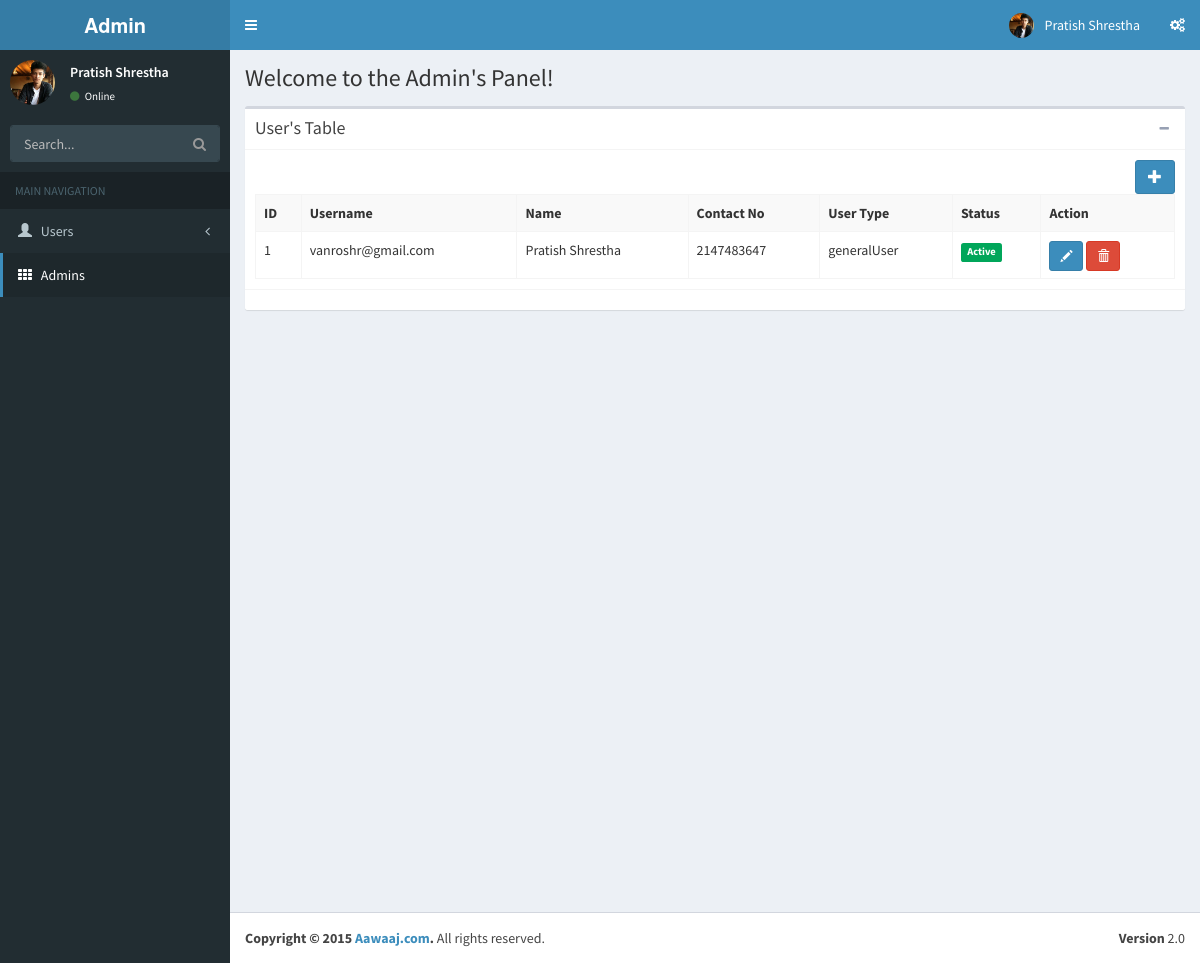
Page /admin/index.php on the earlier database version.
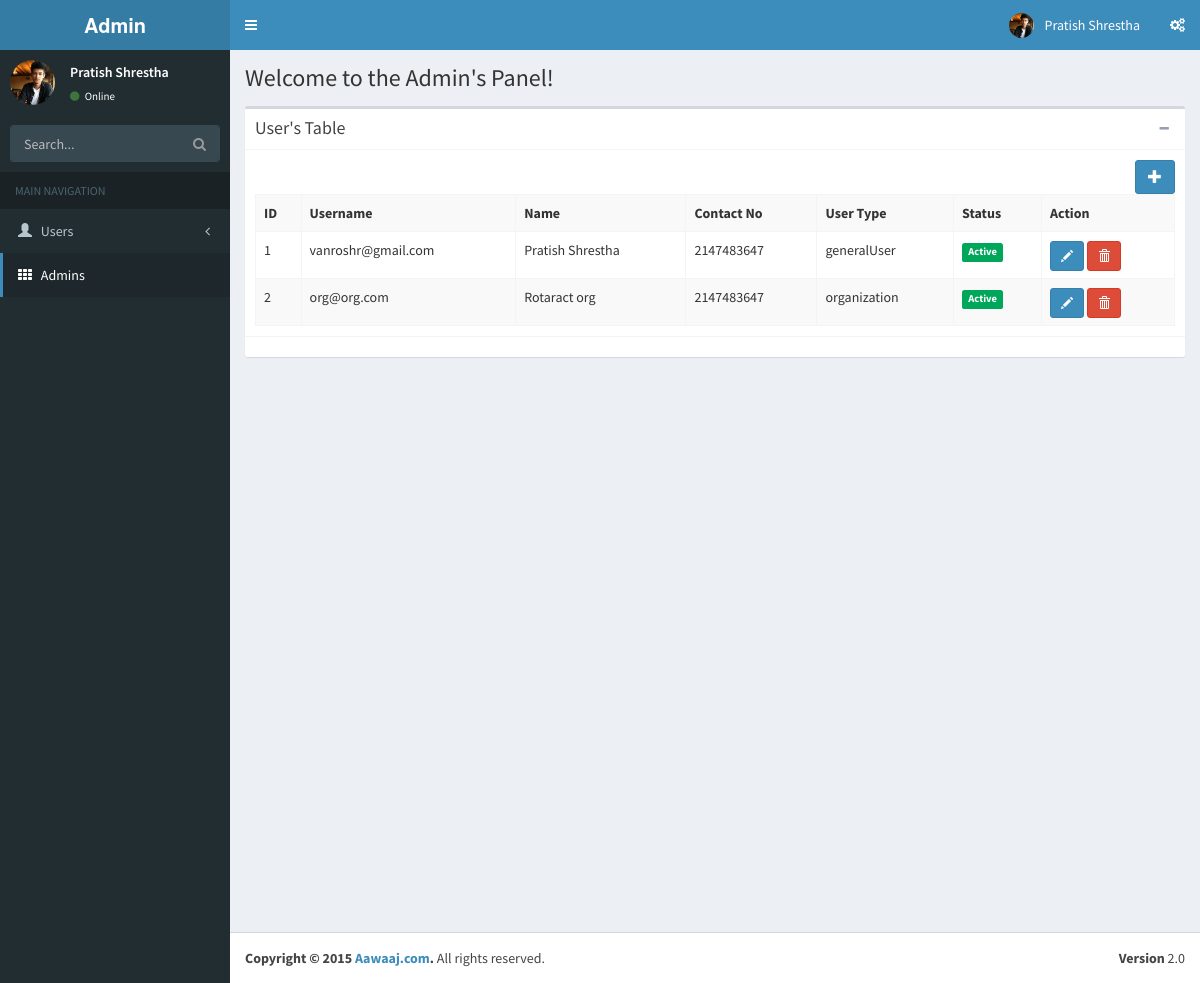
Same page on the later database version.
### tables this page shows
CREATE TABLE IF NOT EXISTS `user` (
  `user_id` int(11) NOT NULL AUTO_INCREMENT,
  `user_name` varchar(30) NOT NULL,
  `first_name` varchar(20) NOT NULL,
  `last_name` varchar(20) NOT NULL,
  `contact_number` int(30) NOT NULL,
  `user_type` enum('generalUser','organization','welfare') NOT NULL,
  `user_status` tinyint(1) NOT NULL,
  `user_hash` varchar(255) DEFAULT NULL,
  PRIMARY KEY (`user_id`),
  UNIQUE KEY `user_name` (`user_name`)
);

### config/routes.php (called while the page is built)
<?php
	$routes['users'] = 'AdminUserController';
	$routes['general'] = 'GeneralUserController';
	$routes['org'] = 'OrganizationController';
	$routes['welf'] = 'WelfareController';
	$routes['fund'] = 'FundController';
?>

### admin/views/admin/container.php (called while the page is built)
<?php
include_once(ROOT_PATH."admin/views/admin/header.php");
include_once(ROOT_PATH."admin/views/admin/".$view_page.".php");
include_once(ROOT_PATH."admin/views/admin/footer.php");

### admin/system/repository/userrepository.class.php (called while the page is built, shortened)
<?php
	class UserRepository{
		private $db;
		public function __construct(){
			$this->db = new DBConnection();
		}
		public function get_all(){
			$user_list = array();
			$this->db->connect();
			$sql = "SELECT * FROM user";
			$result = $this->db->fetchquery($sql);
			while($row = $result->fetch_assoc()){
				$user = new User();
				$user->set_user_id($row['user_id']);
				$user->set_user_name($row['user_name']);
				$user->set_first_name($row['first_name']);
				$user->set_last_name($row['last_name']);
				$user->set_contact_number($row['contact_number']);
				$user->set_user_type($row['user_type']);
				$user->set_user_status($row['user_status']);
				array_push($user_list,$user);
			}
			return $user_list;
		}
	}
?>

### admin/system/dbUtil/dbconnection.class.php (called while the page is built, shortened)
<?php
	class DBConnection{
		private $conn;
		public function connect(){
			$this->conn = new mysqli(HOSTNAME,USERNAME,PASSWORD,DATABASE);
		}
		public function fetchquery($sql){
			return $this->conn->query($sql);
		}
	}
?>

### admin/system/model/user.class.php (called while the page is built, shortened)
<?php
	class User{
		private $user_id;
		private $user_name;
		private $first_name;
		private $last_name;
		private $contact_number;
		private $user_type;
		private $user_status;
		public function get_user_id(){
			return $this->user_id;
		}
		public function set_user_id($user_id){
			$this->user_id = $user_id;
		}
		public function get_user_name(){
			return $this->user_name;
		}
		public function set_user_name($user_name){
			$this->user_name = $user_name;
		}
		public function get_first_name(){
			return $this->first_name;
		}
		public function set_first_name($first_name){
			$this->first_name = $first_name;
		}
		public function get_last_name(){
			return $this->last_name;
		}
		public function set_last_name($last_name){
			$this->last_name = $last_name;
		}
		public function get_contact_number(){
			return $this->contact_number;{}
		}
		public function set_contact_number($contact_number){
			$this->contact_number = $contact_number;
		}
		public function get_user_type(){
			return $this->user_type;
		}
		public function set_user_type($user_type){
			$this->user_type = $user_type;
		}
		public function get_user_status(){
			return $this->user_status ;
		}
		public function set_user_status($user_status){
			$this->user_status = $user_status;
		}
	}
?>

### admin/views/admin/adminusersview/index.php (the view, shortened to what this page needs)
<section class="content-header">
  <h1>
   Welcome to the Admin's Panel!
  </h1>
</section>
<section class="content">
  <div class="box">
    <div class="box-header with-border">
      <h3 class="box-title">User's Table</h3>
      <div class="box-tools pull-right">
        <button class="btn btn-box-tool" data-widget="collapse" data-toggle="tooltip" title="Collapse"><i class="fa fa-minus"></i></button>
      </div>
    </div>
    <div class="box-body">
      <a href="<?php echo BASE_URL;?>admin/index.php?page=admin&m=add" class="pull-right btn btn-primary"><span class ="glyphicon glyphicon-plus"></span></a>
      <table class="table table-bordered table-hover table-striped">
        <tr>
          <th>ID</th>
          <th>Username</th>
          <th>Name</th>
          <th>Contact No</th>
          <th>User Type</th>
          <th>Status</th>
          <th>Action</th>
        </tr>
        <?php
        $id=1;
        foreach($this->userrepository->get_all() as $user){
         ?>
        <tr>
          <td><?php echo $id++?></td>
          <td><?php echo $user->get_user_name();?></td>
          <td><?php echo $user->get_first_name();?> <?php echo $user->get_last_name();?></td>
          <td><?php echo $user->get_contact_number();?></td>
          <td><?php echo $user->get_user_type();?></td>
          <?php if($user->get_user_status()==1){
            ?>
             <td><span class="label label-success">Active</span></td>
           <?php
           }else{
        ?>
          <td><span class="label label-danger">Inactive</span></td>
        <?php
         }
         ?>
          <td><a href="<?php echo BASE_URL;?>admin/index.php?page=admin&m=edit&id=<?php echo $user->get_user_id();?>" class="btn btn-primary btn-sm glyphicon glyphicon-pencil"></a>
              <a href="<?php echo BASE_URL;?>admin/index.php?page=admin&m=delete&id=<?php echo $user->get_user_id();?>" class="btn btn-danger btn-sm glyphicon glyphicon-trash" onclick="return confirm('Are you sure?')"></a></td>
        </tr>
        <?php
        }
          ?>
      </table>
    </div>
    <div class="box-footer">
    </div>
  </div>
</section>

### admin/index.php (shortened to what this page needs)
<?php
	if(isset($_GET['page'])){
		$page = $_GET['page'];
	}else{
		$page = "admin";
	}
	if(array_key_exists($page, $routes)){
		include_once(ROOT_PATH."admin/controllers/".$routes[$page].".php");
	}else{
		include_once(ROOT_PATH."admin/controllers/AdminUserController.php");
	}
?>

### admin/controllers/AdminUserController.php (shortened to what this page needs)
<?php include_once(ROOT_PATH."admin/system/model/user.class.php");?>
<?php include_once(ROOT_PATH."admin/system/repository/userrepository.class.php");?>
<?php
	class AdminUserController{
		public function __construct(){
			$this->userrepository = new UserRepository();
		}
		public function index(){
			$view_page="adminusersview/index";
			include_once(ROOT_PATH."admin/views/admin/container.php");
		}
	}
	$adminusercontroller = new AdminUserController();
	if(isset($_GET['m'])){
		$method=$_GET['m'];
	}else{
		$method = "index";
	}
	switch($method){
		case "index":
			$adminusercontroller->index();
			break;
	}
?>

### admin/views/admin/header.php (shortened to what this page needs)
<!DOCTYPE html>
<html>
  <head>
    <link href="<?php echo BASE_URL?>admin/assets/bootstrap/css/bootstrap.min.css" rel="stylesheet" type="text/css" />
    <link href="<?php echo BASE_URL?>admin/assets/font-awesome/css/font-awesome.min.css" rel="stylesheet" type="text/css" />
    <link href="<?php echo BASE_URL?>admin/assets/ionicons.min.css" rel="stylesheet" type="text/css" />
    <link href="<?php echo BASE_URL?>admin/assets/dist/css/AdminLTE.min.css" rel="stylesheet" type="text/css" />
    <link href="<?php echo BASE_URL?>admin/assets/dist/css/skins/_all-skins.min.css" rel="stylesheet" type="text/css" />
  </head>
  <body class="skin-blue sidebar-mini">
    <div class="wrapper">
      <header class="main-header">
        <a href="<?php echo BASE_URL;?>admin/index.php?page=admin" class="logo">
          <span class="logo-lg"><b>Admin</b></span>
        </a>
        <nav class="navbar navbar-static-top" role="navigation">
          <a href="#" class="sidebar-toggle" data-toggle="offcanvas" role="button">
          </a>
          <div class="navbar-custom-menu">
            <ul class="nav navbar-nav">
              <li class="dropdown user user-menu">
                <a href="#" class="dropdown-toggle" data-toggle="dropdown">
                  <img src="<?php echo BASE_URL?>admin/assets/dist/img/user-pratish.jpg" class="user-image" alt="User Image" />
                  <span class="hidden-xs">Pratish Shrestha</span>
                </a>
              </li>
              <li>
                <a href="#" data-toggle="control-sidebar"><i class="fa fa-gears"></i></a>
              </li>
            </ul>
          </div>
        </nav>
      </header>
      <?php include_once(ROOT_PATH."admin/views/admin/sidebar.php");?>
      <div class="content-wrapper">

### admin/views/admin/sidebar.php (shortened to what this page needs)
<aside class="main-sidebar">
  <section class="sidebar">
    <div class="user-panel">
      <div class="pull-left image">
        <img src="<?php echo BASE_URL?>admin/assets/dist/img/user-pratish.jpg" class="img-circle" alt="User Image" />
      </div>
      <div class="pull-left info">
        <p>Pratish Shrestha</p>
        <a href="#"><i class="fa fa-circle text-success"></i> Online</a>
      </div>
    </div>
    <form action="#" method="get" class="sidebar-form">
      <div class="input-group">
        <input type="text" name="q" class="form-control" placeholder="Search..." />
        <span class="input-group-btn">
          <button type="submit" name="search" id="search-btn" class="btn btn-flat"><i class="fa fa-search"></i></button>
        </span>
      </div>
    </form>
    <ul class="sidebar-menu">
      <li class="header">MAIN NAVIGATION</li>
      <li class="treeview">
        <a href="#">
          <i class="glyphicon glyphicon-user"></i> <span>Users</span> <i class="fa fa-angle-left pull-right"></i>
        </a>
        <li class="active">
        <a href="widgets.html">
          <i class="fa fa-th"></i> <span>Admins</span>
        </a>
        </li>
      </li>
  </section>
</aside>

### admin/views/admin/footer.php (shortened to what this page needs)
 </div>
      <footer class="main-footer">
        <div class="pull-right hidden-xs">
          <b>Version</b> 2.0
        </div>
        <strong>Copyright &copy; <?php echo date("Y");?> <a href="">Aawaaj.com</a>.</strong> All rights reserved.
      </footer>
    </div>
  </body>
</html>

Differences in the rows shown:
added user: user_name "org@org.com", first_name "Rotaract", last_name "org", contact_number "2147483647", user_type "organization", user_status "Active"
